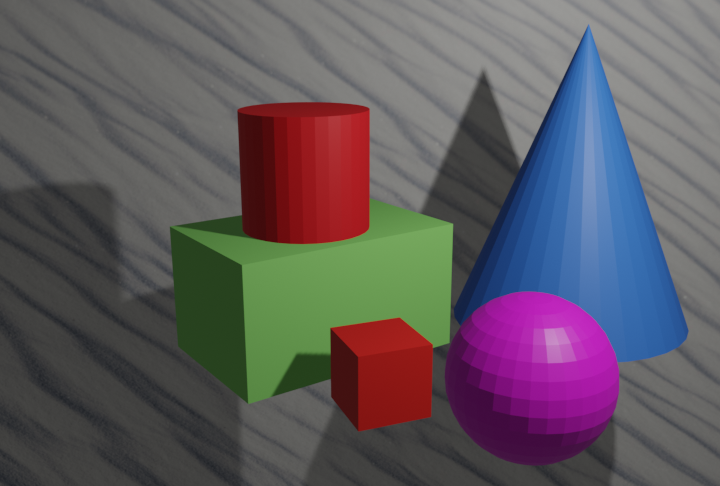
#> input picture Camera_pure_rotation_estimation/data/frame1.png, 720 x 486 px, found by its file name
$ jupyter execute --allow-errors Pure_Cam_Rotation_Recovery.ipynb   (shell and % lines are left out)
#> lines starting #> are read from the running program, lines starting #| are printed output that depends on the picture
# Estimation of the pure camera rotation (no translation) between two consecutive frames

## Load data

[cell 1]
import cv2
import random
import numpy as np
import matplotlib.pyplot as plt
from google.colab.patches import cv2_imshow
import scipy as sp
import json

[cell 2]
def plot_imgs(img1, img2):
  fig, ax = plt.subplots(1, 2, figsize=(15, 20))
  for a in ax:
    a.set_axis_off()
  ax[0].imshow(cv2.cvtColor(img1,cv2.COLOR_BGR2RGB))
  ax[1].imshow(cv2.cvtColor(img2,cv2.COLOR_BGR2RGB))

[cell 3]
im1 = cv2.imread("frame1.png")
#> im1 is the input picture: shape (486, 720, 3); mean B, G, R 94.3, 87.9, 94.7
im2 = cv2.imread("frame2.png")
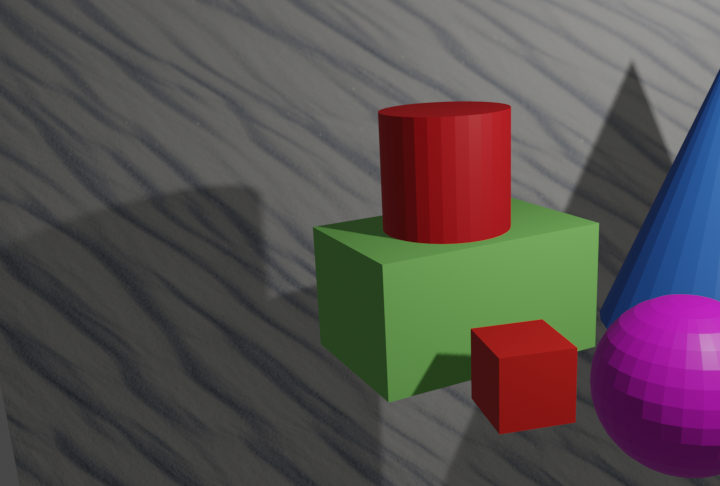
#> input picture Camera_pure_rotation_estimation/data/frame2.png, 720 x 486 px, found by its file name
#> im2 is the input picture: shape (486, 720, 3); mean B, G, R 79.3, 78.4, 86.6

[cell 4]
plot_imgs(im1, im2)
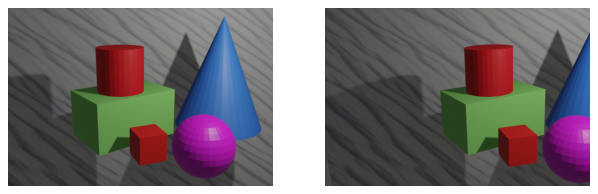
#> figure drawn by matplotlib, 2 panels

[cell 5]
image_info = json.load(open("metaInfo.txt"))
#> (reads Camera_pure_rotation_estimation/data/metaInfo.txt from the repository)

[cell 6]
image_info["cam"]

[cell 7]
# camera matrix
K = np.array(image_info["cam"]["intrinsics"])
K

[cell 8]
# true rotation matrix of the camera between two frames
R_true = np.array(image_info["transforms"]["rotation_matrix"])
R_true

## Check correctness of intrinsics matrix by reprojecting points on the frame

[cell 9]
# coordiantes of some vertices in the Blender's world frame
vertex1 = np.array([0.11, -1.85, 1])
vertex2 = np.array([-1.33, -2.62, 1.93])

Blender uses Passive transform convention in the form: qw = Rwc qc + t

[cell 10]
Rwc = np.array(image_info["extrinsics"]["rotation_matrix"])
Twc = np.array(image_info["extrinsics"]["translation"])

Expressing vertices coordinates in the camera frame

[cell 11]
v1_cam = np.linalg.inv(Rwc) @ (vertex1 - Twc)
v2_cam = np.linalg.inv(Rwc) @ (vertex2 - Twc)

Reprojecting 3D points in the camera frame using known camera model K back on the original image

[cell 12]
res_proj, _= cv2.projectPoints(np.vstack((v1_cam, v2_cam)), np.eye(3), np.zeros((3,)), K, np.zeros((5, )))

[cell 13]
np.round(res_proj).astype(np.int32).reshape(2,-1)

[cell 14]
im1_ = im1
for point in res_proj.reshape(2,-1):
  point = np.round(point).astype(np.int32)
  im1_ = cv2.circle(im1_, point, 5, (0,0,255), 2)

[cell 15]
plt.imshow(cv2.cvtColor(im1_, cv2.COLOR_BGR2RGB))

## Detect features and its descriptors (SIFT)

[cell 16]
sift = cv2.SIFT.create()

[cell 17]
im1_gray = cv2.cvtColor(im1, cv2.COLOR_BGR2GRAY)
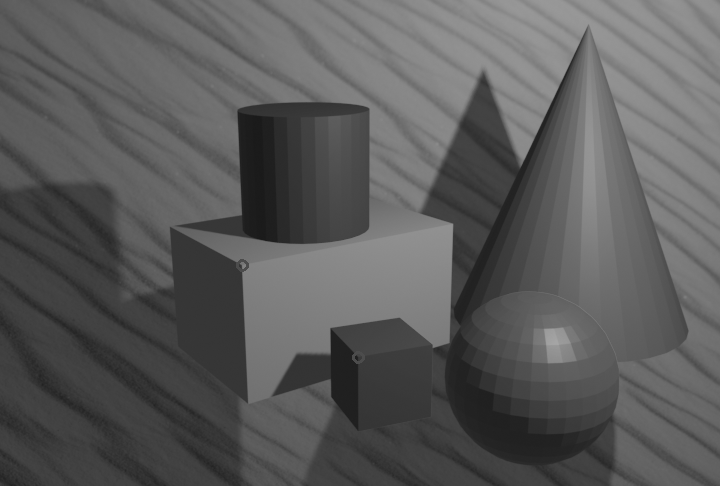
#> im1_gray: shape (486, 720); min 26, max 166, mean 90.7
im2_gray = cv2.cvtColor(im2, cv2.COLOR_BGR2GRAY)
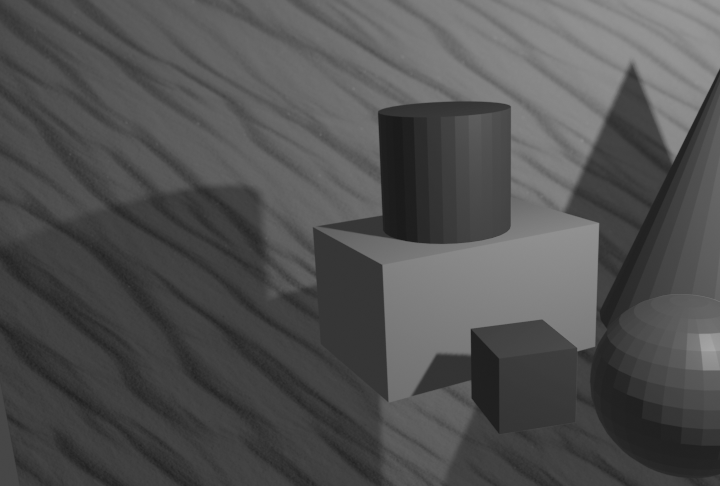
#> im2_gray: shape (486, 720); min 26, max 166, mean 81

[cell 18]
kp1, des1 = sift.detectAndCompute(im1_gray, None)
#> kp1 = 96 keypoints; strongest (x, y, size): (286, 172, 85.4), (395, 270, 79.3), (521, 146, 13.4), (495, 191, 84.1)
kp2, des2 = sift.detectAndCompute(im2_gray, None)
#> kp2 = 81 keypoints; strongest (x, y, size): (426, 172, 85.6), (539, 271, 82.5), (673, 140, 15), (632, 75, 10.6)

[cell 19]
kp_img1 = cv2.drawKeypoints(im1, kp1, None, color=(0,0,255), flags=0)
kp_img2 = cv2.drawKeypoints(im2, kp2, None, color=(0,0,255), flags=0)
plot_imgs(kp_img1, kp_img2)

## Feature matching using ratio test

[cell 20]
bf = cv2.BFMatcher() # brute force feature matcher
matches = bf.knnMatch(des1,des2,k=2) # find for each feature 2 closest according to euclidian distance
#> matches = 96 matches

Ratio test is a ratio between euclidian distances from the source image point descriptor and two closest descriptors from target image point

[cell 21]
# Apply ratio test
good_matches = []
thershold = 0.75
for m,n in matches:
    if m.distance < thershold*n.distance:
        good_matches.append([m])
#> this loop made 96 passes
#> after the loop, good_matches = 61 matches

[cell 22]
matched_imgs = cv2.drawMatchesKnn(im1, kp1, im2, kp2, random.choices(good_matches, k=50),
                            outImg=None,
                            matchColor=(0, 0, 255),
                            singlePointColor=(0, 255, 255),
                            flags=cv2.DrawMatchesFlags_NOT_DRAW_SINGLE_POINTS)
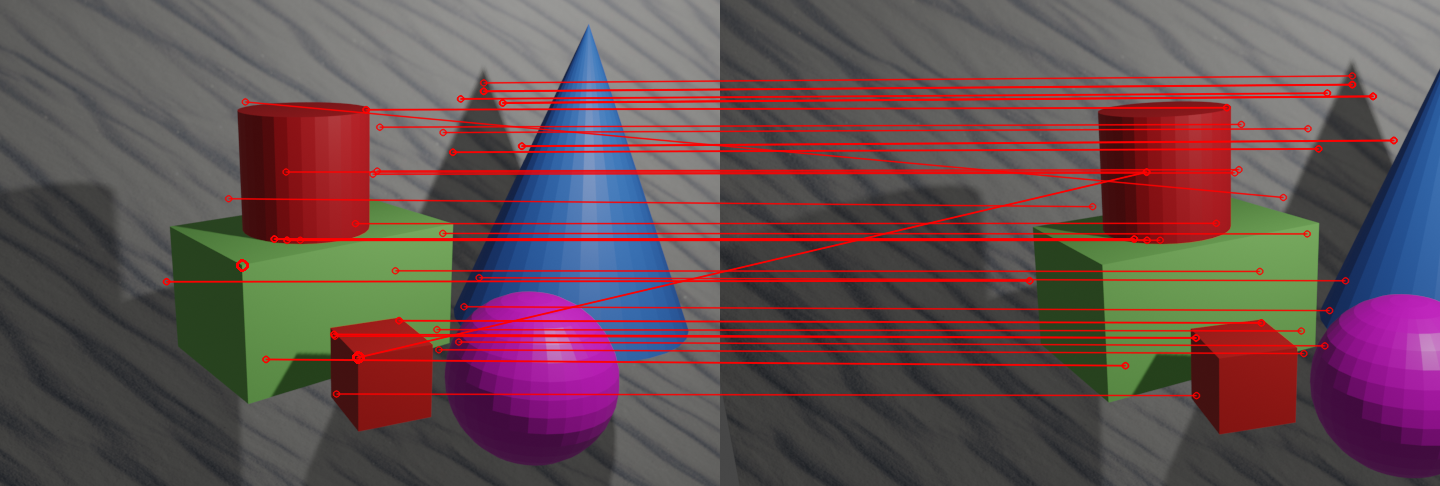
#> matched_imgs: shape (486, 1440, 3); mean B, G, R 81.2, 78, 100.5

[cell 23]
plt.figure(figsize = (32,64))
plt.imshow(cv2.cvtColor(matched_imgs, cv2.COLOR_BGR2RGB))

## Fitting Homography using well matched points

[cell 24]
good_kp1_indx = []
good_kp2_indx = []
for m in good_matches:
  good_kp1_indx.append(m[0].queryIdx)
  good_kp2_indx.append(m[0].trainIdx)
#> this loop made 61 passes
#> after the loop, good_kp1_indx = 61 values from 0 to 93; good_kp2_indx = 61 values, max 77 at index 60, min 0 at index 0, mean 37.16

[cell 25]
good_kp1 = []
good_kp2 = []
for i,j in zip(good_kp1_indx, good_kp2_indx):
  good_kp1.append(kp1[i])
  good_kp2.append(kp2[j])
#> this loop made 61 passes
#> (i, j) on passes 2 to 13: (2, 2), (3, 4), (4, 5), (5, 6), (6, 7), (7, 9), (8, 8), (11, 11), (12, 10), (14, 12), (19, 45), (21, 15)
#> j on pass 1: 0
#> after the loop, good_kp1 = 61 keypoints; strongest (x, y, size): (286, 172, 85.4), (395, 270, 79.3), (521, 146, 13.4), (483, 82, 9.7); good_kp2 = 61 keypoints; strongest (x, y, size): (426, 172, 85.6), (539, 271, 82.5), (673, 140, 15), (632, 75, 10.6)
